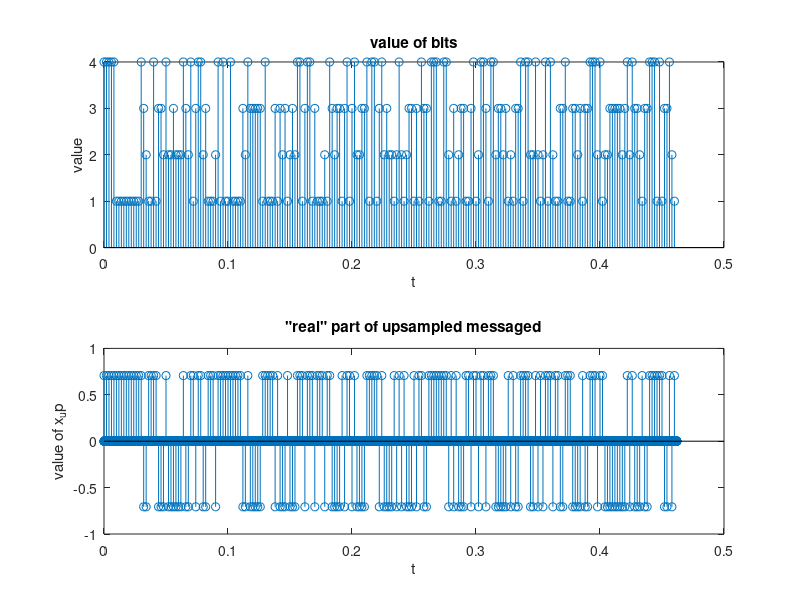

This chart was generated by the following MATLAB code: (Note: this script raises an error after producing the figure.)
% function transmitter(packet,fc)
    clear all
    close all
    clc

    t1=clock;
    fc=1000; % Carrier frequency (dummy)
    fsamp = 44000; % sampeling frequency
    Tsymb = 0.002; % Symbol period
    Tsamp = 1/fsamp; %Sampling period
    M = 2; % Bits per symbol(QPSK)
    fsymb = 1/Tsymb; % symbol frequency

   

%     info_bits = [1,1,1,0,0,1,0,0,1,1];
%     info_bits = [1 1 1 1 1 1 0 0 1 0 0 1 1 1 0 1 1 1 0 0 1 0 0 1 1 1 0 1 1 1 0 0 1 0 0 1 1 1 1 1 1 1 0 0 1 0 0 1 1 1 0 1 1 1 0 0 1 0 0 1 1 1 0 1 1 1 0 0 1 0 0 1]; % Dummy string of bits
    info_bits = randi([0 1],1,432);
    l_bits=length(info_bits)
    preamble=[1,1,1,1,1,1,1,1,1,1];
    preamble=[preamble,zeros(1,20)];
    bits=[preamble,info_bits];
    message=buffer(bits,2)';
    
    % Map constellation to message
    messageDec = bi2de(message,'left-msb') +1;
    constellation = [1+1i, -1+1i, -1-1i,1-1i]/sqrt(2);
    
    x = constellation(messageDec);
%     scatterplot(x); hold on
%     figure()

% Sample up constellation points to ai*d(-kn)
    fsfd = (1)*fsamp/fsymb % Samples per symbol
%     fsfd=500;
    x_up = upsample(x,fsfd);
    
 
    
    
    
    subplot(2,1,1)
    stem(0:Tsymb:Tsymb*(length(messageDec)-1),messageDec)
    xlabel('t');
    ylabel('value');
    title('value of bits')
    subplot(2,1,2)
    stem(0:Tsamp:Tsamp*(length(x_up)-1),real(x_up))
    xlabel('t');
    ylabel('value of x_up');
    title('"real" part of upsampled messaged')
    figure   

%     % Create Pulse shape 
%  
    alpha = 0.3; % variable for pulse shape
    G = 0.002; % Variable for pulse shape, which determines the symbol time, bandwidth is (1+alpha)/(2*G)
    span=4;% which determines number of peaks in the rrc_pulse
    [rrc_p, t] = rtrcpuls(alpha,G,fsamp,span); % RRC with alpha and G factors
% % % % % % length of pulse train is 703;    
       
    % Convolve x_up with the pulse shape to create a train of pulses
    pulse_train = conv(rrc_p,x_up);
    


    subplot(2,1,1)
    plot(real(pulse_train)) 
    
    title('real-part of pulse_train(symbol)')
    subplot(2,1,2)
    plot(imag(pulse_train))
    title('imaginary-part of pulse_train(symbol)')
    figure
    
    

    
% ================== carrier function================================
    carr_cos =@(t) sqrt(2)*cos(2*pi*fc*t);
    carr_sin =@(t) sqrt(2)*sin(2*pi*fc*t);
%  ==================================================================    
%  ==================================================================



    carrier_len = length(pulse_train);
    t_new=0:Tsamp:(carrier_len-1)*Tsamp;
   
    sig_send = real(pulse_train).*carr_cos(t_new) + imag(pulse_train).*carr_sin(t_new);
    
    
%   ===========transmitted signal====================================
    plot(t_new,sig_send)
    title('transmitted signal')
    figure
%   =================================================================
%   =================================================================


   
%  ===============frequency of the transmitted signal================  
    SIG_send = abs(fftshift(fft(sig_send)));
    N = length(SIG_send);
    dF = fsamp/N;                      % hertz
    f = -fsamp/2:dF:fsamp/2-dF;
    plot(f,SIG_send)
    title('frequency of transmitted signal')
    figure
%  ==================================================================
%  ==================================================================
    
   
    
    
    
    
    
%  ========================Reciever Part============================   
%  ========================Reciever Part============================
    delay_data=zeros(1,randi([10,500],1,1));
%     delay_data=zeros(1,260);
    delay_data=awgn(delay_data,10);
    l_delay=length(delay_data)
    sig_receive=[delay_data, sig_send];%%%get a random delayed data
    
    p_message=buffer(preamble,2)'; % transform preamble into message(2 bits per symble)
    mess_Dec = bi2de(p_message,'left-msb') +1;
    constellation = [1+1i, -1+1i, -1-1i,1-1i]/sqrt(2);
    p_mess_up = constellation(mess_Dec);
    
    up_preamble=upsample(p_mess_up,fsamp/fsymb);% upsample the presample-message
    pulse_preamble=conv(up_preamble,rrc_p);
    
    l_pulse_preamble=length(pulse_preamble);
    
    
    %%%%========= only use part of the presample to eliminate =================
    %%%%===============influence caused by bits_message=========================
    l_used=floor(3*l_pulse_preamble/5); %premable samples that are used in synchrolization
    l_left=ceil(2*l_pulse_preamble/5);% premable samples that are not used in synchrolization
    
    pulse_preamble=pulse_preamble(1:l_used);% use part of the preamble
    
    
%   multiply pulse_preamble with carrire so that we can do atuocorrelation
    carr_len = length(pulse_preamble);
    tt_new=0:Tsamp:(carr_len-1)*Tsamp;
    pre_carrier = real(pulse_preamble).*carr_cos(tt_new) + imag(pulse_preamble).*carr_sin(tt_new);
    
    plot(sig_send,'b')
    hold on
    title('waveform of preamble on carrier')
    plot(pre_carrier,'r')
    figure
    
    
    
    corr = conv(sig_receive, fliplr(pre_carrier ));
    Ecorr = sum(pre_carrier.^2);
    [maxvalue,location] = max(abs(corr));
    figure
    plot(corr/Ecorr)
    hold on
    stem(location,maxvalue/Ecorr)
    maxvalue/Ecorr
    
    last_preamble_pos=location; %%%%%  position of the last preamble bit
    fir_preamble=last_preamble_pos-length(pre_carrier )+1%%% the position of the first preamble sample
    
%     plot((abs(corr)))
%     hold on
%     stem(location,maxvalue)
%     title('sychrolization')
%     figure
    
    
% =============================cut off time_delay========================
% =============================cut off time_delay========================

    l_sig_receive=length(sig_receive)
    sig_receive=sig_receive(fir_preamble:l_sig_receive);% cut off the time_delay part
    
% =======================================================================



    t_receive=0:Tsamp:(length(sig_receive)-1)*Tsamp;
    pulse_real=sig_receive.*carr_cos(t_receive);
    pulse_imag=sig_receive.*carr_sin(t_receive);
    
    
    
%   ===============Fourier Transform so as to pass LPF========================
%   ==========================================================================
    fft_real=fft(pulse_real);
    fft_imag=fft(pulse_imag);
%   ==========================================================================
%   ==========================================================================
    
    
%   =======frequency of the received signal multiplied by carrier============= 
%   ==========================================================================
    REAL = abs(fftshift(fft_real));
    IMAG = abs(fftshift(fft_imag));
    N_S = length(REAL);
    dF = fsamp/N_S                      % hertz
    f = -fsamp/2:dF:fsamp/2-dF;
   
    subplot(2,1,1)
    stem(REAL)
    title('frequency of the recieved signal multiplied by cosin-carrier, which is real part')
    subplot(2,1,2)
    plot(f,IMAG)
    title('frequency of the recieved signal multiplied by sin-carrier,which is imaginary part')
    figure
    
% % ==========================================================================
% % ==========================================================================



% 
% % ===============Matched Filter Receiver===================================

rrc_p;
MFR=conj(fliplr(rrc_p));
E_MFR=sum(abs(MFR.^2));

message_real=conv(MFR,pulse_real)./E_MFR;
message_real=message_real(length(MFR):end-length(MFR)+1);

message_imag=conv(MFR,pulse_imag)./E_MFR;
message_imag=message_imag(length(MFR):end-length(MFR)+1);



NN=fsamp/fsymb
re=downsample(message_real,NN);
im=downsample(message_imag,NN);




subplot(2,1,1)
plot(0:Tsamp:Tsamp*(length(message_real)-1),message_real)
hold on
stem(0:Tsamp*NN:(length(re)-1)*Tsamp*NN,re)
title('real part of received message')
subplot(2,1,2)
plot(0:Tsamp:Tsamp*(length(message_imag)-1),message_imag)
hold on
title('imaginary part of received message')
stem(0:Tsamp*NN:(length(im)-1)*Tsamp*NN,im)
% figure

recovered_message=re+1i*im;
l_preamble=length(preamble);
l_rec_message=length(recovered_message);

recovered_message=recovered_message(l_preamble/2+1:l_rec_message);
scatterplot(recovered_message)

% ===========decoding the signal from constellation ==============
% ================================================================
    d_message=[];
    for i=1:length(recovered_message)
        if real(recovered_message(i))>=0&imag(recovered_message(i))>0
            d_message(i)=1;
        elseif real(recovered_message(i))<0&imag(recovered_message(i))>=0
            d_message(i)=2;
        elseif real(recovered_message(i))<=0&imag(recovered_message(i))<0
            d_message(i)=3;
        else
            d_message(i)=4;
        end
    end
    d_message=d_message-1;
    d_bits=de2bi(d_message,'left-msb')';
    d_bits=d_bits(:)';
    length_d_bits=length(d_bits)
    
         
    BER=length(find(info_bits-d_bits)~=0)
    
% ==================================================================
% ==================================================================

    t2=clock;
    run_time=etime(t2,t1)

% % %  % PERFORM PSD CALCULATIONS IN BASE BAND BEFORE MATCHED FILTERING
% % % 
% % %     [pxx, pwr_spect.f] = pwelch(BB_signal,1024,768,1024, fsamp); % note that pwr_spect.f will be normalized frequencies
% % % 
% % %     pwr_spect.f = fftshift(pwr_spect.f); %shift to be centered around zero
% % % 
% % %     pwr_spect.f(1:length(pwr_spect.f)/2) = pwr_spect.f(1:length(pwr_spect.f)/2) - fsamp;
% % % 
% % %     pwr_spect.p = fftshift(10*log10(pxx/max(pxx))); % shift, normalize and convert PSD to dB
% % % 
% % % % end 
    
    
    
    




